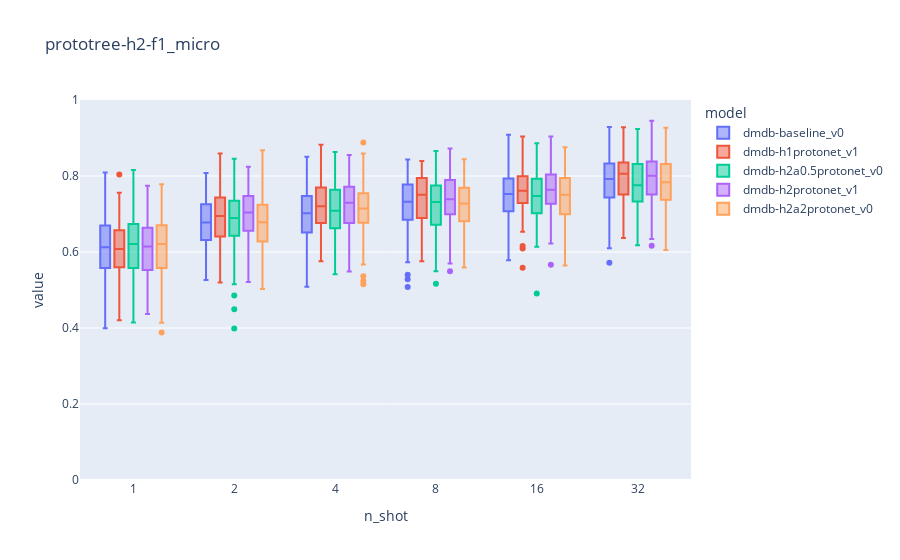

The code cell stored with this chart in its notebook:
### Code cell
figs[3]['fig']

### Figure 1 — Plotly figure (JSON) as saved in the notebook; plotly's stock layout.template omitted (floating-point values rounded to 4 significant figures; data arrays with more than 128 entries replaced by an {"elided": "..."} marker saying what was removed)
{"data": [{"alignmentgroup": "True", "hovertemplate": "model=dmdb-baseline_v0<br>n_shot=%{x}<br>value=%{y}<extra></extra>", "legendgroup": "dmdb-baseline_v0", "marker": {"color": "#636efa"}, "name": "dmdb-baseline_v0", "notched": false, "offsetgroup": "dmdb-baseline_v0", "orientation": "v", "showlegend": true, "type": "box", "x": {"elided": "600 str values"}, "x0": " ", "xaxis": "x", "y": {"elided": "600 float values"}, "y0": " ", "yaxis": "y"}, {"alignmentgroup": "True", "hovertemplate": "model=dmdb-h1protonet_v1<br>n_shot=%{x}<br>value=%{y}<extra></extra>", "legendgroup": "dmdb-h1protonet_v1", "marker": {"color": "#EF553B"}, "name": "dmdb-h1protonet_v1", "notched": false, "offsetgroup": "dmdb-h1protonet_v1", "orientation": "v", "showlegend": true, "type": "box", "x": {"elided": "600 str values"}, "x0": " ", "xaxis": "x", "y": {"elided": "600 float values"}, "y0": " ", "yaxis": "y"}, {"alignmentgroup": "True", "hovertemplate": "model=dmdb-h2a0.5protonet_v0<br>n_shot=%{x}<br>value=%{y}<extra></extra>", "legendgroup": "dmdb-h2a0.5protonet_v0", "marker": {"color": "#00cc96"}, "name": "dmdb-h2a0.5protonet_v0", "notched": false, "offsetgroup": "dmdb-h2a0.5protonet_v0", "orientation": "v", "showlegend": true, "type": "box", "x": {"elided": "600 str values"}, "x0": " ", "xaxis": "x", "y": {"elided": "600 float values"}, "y0": " ", "yaxis": "y"}, {"alignmentgroup": "True", "hovertemplate": "model=dmdb-h2protonet_v1<br>n_shot=%{x}<br>value=%{y}<extra></extra>", "legendgroup": "dmdb-h2protonet_v1", "marker": {"color": "#ab63fa"}, "name": "dmdb-h2protonet_v1", "notched": false, "offsetgroup": "dmdb-h2protonet_v1", "orientation": "v", "showlegend": true, "type": "box", "x": {"elided": "600 str values"}, "x0": " ", "xaxis": "x", "y": {"elided": "600 float values"}, "y0": " ", "yaxis": "y"}, {"alignmentgroup": "True", "hovertemplate": "model=dmdb-h2a2protonet_v0<br>n_shot=%{x}<br>value=%{y}<extra></extra>", "legendgroup": "dmdb-h2a2protonet_v0", "marker": {"color": "#FFA15A"}, "name": "dmdb-h2a2protonet_v0", "notched": false, "offsetgroup": "dmdb-h2a2protonet_v0", "orientation": "v", "showlegend": true, "type": "box", "x": {"elided": "600 str values"}, "x0": " ", "xaxis": "x", "y": {"elided": "600 float values"}, "y0": " ", "yaxis": "y"}], "layout": {"boxmode": "group", "legend": {"title": {"text": "model"}, "tracegroupgap": 0}, "title": {"text": "prototree-h2-f1_micro"}, "xaxis": {"anchor": "y", "domain": [0, 1], "title": {"text": "n_shot"}}, "yaxis": {"anchor": "x", "domain": [0, 1], "range": [0, 1], "title": {"text": "value"}}}}
